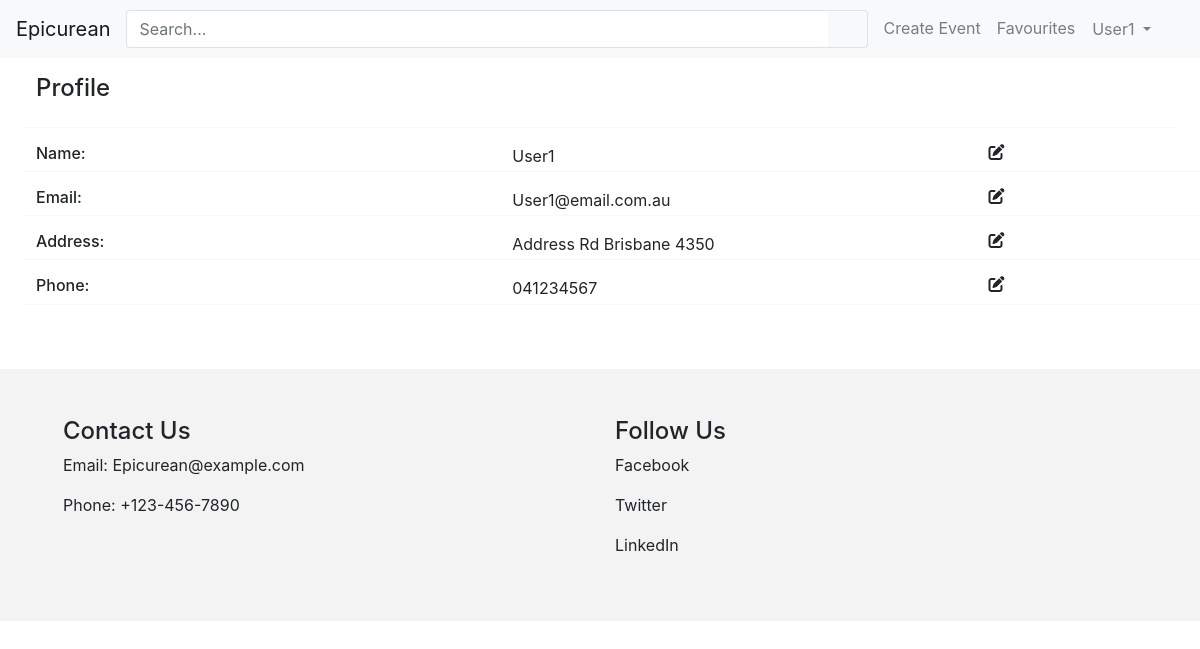
/account/profile (signed in), run on the app's committed database.
### website/models.py (models this page shows)
class User(db.Model, UserMixin):
    __tablename__ = 'users' # good practice to specify table name
    id = db.Column(db.Integer, primary_key=True)
    name = db.Column(db.String(100), index=True, unique=True, nullable=False)
    email = db.Column(db.String(100), index=True, nullable=False)
    phone = db.Column(db.String(100), index=True, nullable=False)
    address = db.Column(db.String(100), index=True, nullable=False)
    password_hash = db.Column(db.String(255), nullable=False)
    comments = db.relationship('Comment', backref='user')

### website/auth.py (the view, shortened to what this page needs)
@authbp.route('/account/profile', methods=['GET', 'POST'])
@login_required
def account():
    form = EditProfileForm()
    return render_template('account/profile.html', form=form, current_user=current_user)

### website/forms.py
class EditProfileForm(FlaskForm):
    name = StringField('Name', render_kw={"placeholder": current_user.name if current_user and current_user.name else ''})
    email = StringField('Email', render_kw={"placeholder": current_user.email if current_user and current_user.email else ''})
    address = StringField('Address', render_kw={"placeholder": current_user.address if current_user and current_user.address else ''})
    phone = StringField('Phone', render_kw={"placeholder": current_user.phone if current_user and current_user.phone else ''})
    submit = SubmitField('Save Changes')

### website/templates/account/profile.html (shortened to what this page needs)
{% extends "base.html" %}
{% block style %}
    <link rel="stylesheet" type="text/css" href="{{ url_for('static', filename='css/account.css') }}">
{% endblock %}
{% block content %}
    <main role="main" class="px-4 container-fluid mt-3">
        <div class="row ms-auto justify-content-center">
            <div class="page-header">
                <h4>Profile</h4>
            </div>
        </div>
        <hr>
        <div class="row ms-auto Profile-content">
            {% set fields = ['name', 'email', 'address', 'phone'] %}
            {% for field in fields %}
                <div class="row" id="{{ field }}">
                    <div class="col-lg-5 col-md-4">
                        <h6>{{ field.capitalize() }}:</h6>
                    </div>
                    <div class="col-lg-5 col-md-5" id="{{ field }}-details">
                        {{ current_user[field] }}
                    </div>
                    <div class="col-lg-2 col-md-2" id="{{ field }}-icon">
                        <i class="fa-solid fa-pen-to-square icon" onclick="toggleForm('{{ field }}')"></i>
                    </div>
                </div>
                <hr>
            {% endfor %}
        </div>
    </main>
{% endblock %}

### website/templates/base.html (shortened to what this page needs)
<html>
<head>
    <link href="https://cdn.jsdelivr.net/npm/bootstrap@5.3.0-alpha3/dist/css/bootstrap.min.css" rel="stylesheet">
    <link rel="stylesheet" type="text/css" href="{{ url_for('static', filename='css/base.css') }}">
    <link rel="stylesheet" href="https://stackpath.bootstrapcdn.com/bootstrap/4.5.2/css/bootstrap.min.css">
    <link rel="stylesheet" href="https://stackpath.bootstrapcdn.com/font-awesome/4.7.0/css/font-awesome.min.css">
    {% block style %}
    {% endblock %}
</head>
<body>
    <header>
        <nav class="navbar navbar-expand-md navbar-light bg-light">
            <div class="d-flex flex-grow-1">
                <a href="/" class="navbar-brand">Epicurean</a>
                <form class="mr-2 my-auto w-100 d-inline-block order-1" method="get">
                    <div class="input-group">
                        <input type="text" class="form-control border border-right-0" placeholder="Search...">
                        <span class="input-group-append">
                            <button class="btn btn-outline-light border border-left-0" type="submit">
                                <i class="fa fa-search"></i>
                            </button>
                        </span>
                    </div>
                </form>
            </div>
            <div class="navbar-collapse collapse flex-shrink-1 flex-grow-0 order-last" id="navbar7">
                <ul class="navbar-nav me-2">
                    <li class="nav-item">
                        <a class="nav-link" href="/events/create">Create Event</a>
                    </li>
                    <li class="nav-item">
                        <a class="nav-link" href="/account/favourites">Favourites</a>
                    </li>
                    <li class="nav-item me-3" >
                        {% if current_user.is_authenticated %}
                        <div class="dropdown">
                            <div class="collapse navbar-collapse" id="navbarNavDarkDropdown">
                                <ul class="navbar-nav">
                                  <li class="nav-item dropdown">
                                    <button class="btn btn-light dropdown-toggle nav-link" data-bs-toggle="dropdown" aria-expanded="false">
                                      {{ current_user.name }}
                                    </button>
                                  </li>
                                </ul>
                              </div>
                          </div>
                        {% else %}
                        <a class="nav-link" href="/login">Login</a>
                        {% endif %}
                    </li>
                </ul>
            </div>
        </nav>
    </header>
    {% block content %}
    {% endblock %}
    <footer class="footer mt-5">
        <div class="container">
          <div class="row">
            <div class="col-md-6">
              <h4>Contact Us</h4>
              <p>Email: Epicurean@example.com</p>
              <p>Phone: +123-456-7890</p>
            </div>
            <div class="col-md-6">
              <h4>Follow Us</h4>
              <p>Facebook</p>
              <p>Twitter</p>
              <p>LinkedIn</p>
            </div>
          </div>
        </div>
    </footer>
</body>
</html>

### website/static/css/base.css (style rules this page uses)
footer { margin-top: auto; background-color: rgba(240, 240, 240, 0.788); padding: 3rem; }
html { height: 100%; }
body { min-height: 100%; display: flex; flex-direction: column; }

### data on the page
User: name "User1", name "User1" "User1@email.com.au" "Address Rd Brisbane 4350" "041234567"

### other printed values
{{ field.capitalize() }} "Name" "Email" "Address" "Phone"
